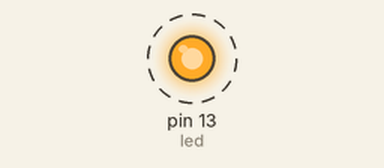
Bench run of a sketch on a simulated Arduino Uno, built with avr-gcc and run on an emulated ATmega328P. Shown: output pins drawn as LEDs (lit = HIGH). Dashed ring = blinking.

Above: at 0.05 s.
Timing chart, 0 to 3.0 s (numbered marks = the images above):
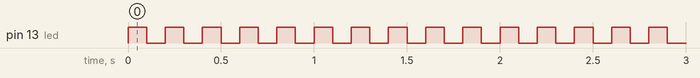

The sketch:

switch-case-led.ino
```cpp
int led = 13;
int x = 5;
void setup() {
  // put your setup code here, to run once:
  pinMode(led, OUTPUT);
  digitalWrite(led, LOW);
  Serial.begin(9600);
}

void loop() {
  switch (x) {
    case 5:
      digitalWrite(led, HIGH);
      delay(100);
      digitalWrite(led, LOW);
      delay(100);;
      break;

    default:
      digitalWrite(led, LOW);
      break;
  }
  // put your main code here, to run repeatedly:

}
```

Measured:
- by itself, pin 13 (led): alternates HIGH for 0.10 s and LOW for 0.10 s
